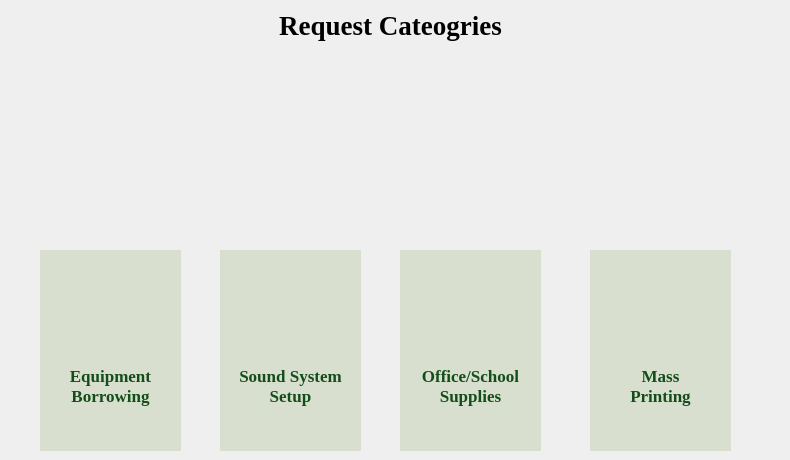
    <widget class="QWidget" name="page2">
     <widget class="QWidget" name="verticalLayoutWidget">
      <property name="geometry">
       <rect>
        <x>0</x>
        <y>0</y>
        <width>781</width>
        <height>51</height>
       </rect>
      </property>
      <layout class="QVBoxLayout" name="verticalLayout">
       <item>
        <widget class="QLabel" name="requestCategories">
         <property name="font">
          <font>
           <family>Georgia</family>
           <pointsize>20</pointsize>
           <weight>75</weight>
           <bold>true</bold>
          </font>
         </property>
         <property name="styleSheet">
          <string notr="true"/>
         </property>
         <property name="text">
          <string>Request Cateogries</string>
         </property>
         <property name="alignment">
          <set>Qt::AlignCenter</set>
         </property>
        </widget>
       </item>
      </layout>
     </widget>
     <widget class="QWidget" name="widget" native="true">
      <property name="geometry">
       <rect>
        <x>40</x>
        <y>250</y>
        <width>141</width>
        <height>201</height>
       </rect>
      </property>
      <property name="styleSheet">
       <string notr="true">background-color: rgb(217, 223, 206);</string>
      </property>
      <widget class="QLabel" name="equipmentBorrowing">
       <property name="geometry">
        <rect>
         <x>0</x>
         <y>90</y>
         <width>141</width>
         <height>91</height>
        </rect>
       </property>
       <property name="font">
        <font>
         <family>Georgia</family>
         <pointsize>13</pointsize>
         <weight>75</weight>
         <bold>true</bold>
        </font>
       </property>
       <property name="styleSheet">
        <string notr="true">color: rgb(19, 78, 26);</string>
       </property>
       <property name="text">
        <string>Equipment Borrowing</string>
       </property>
       <property name="alignment">
        <set>Qt::AlignCenter</set>
       </property>
       <property name="wordWrap">
        <bool>true</bool>
       </property>
      </widget>
      <widget class="QLabel" name="dots1">
       <property name="geometry">
        <rect>
         <x>0</x>
         <y>60</y>
         <width>141</width>
         <height>31</height>
        </rect>
       </property>
       <property name="styleSheet">
        <string notr="true">image: url(:/images/icons/icon_5dots.png);</string>
       </property>
       <property name="text">
        <string/>
       </property>
       <property name="scaledContents">
        <bool>false</bool>
       </property>
       <property name="alignment">
        <set>Qt::AlignCenter</set>
       </property>
      </widget>
     </widget>
     <widget class="QWidget" name="widget_2" native="true">
      <property name="geometry">
       <rect>
        <x>220</x>
        <y>250</y>
        <width>141</width>
        <height>201</height>
       </rect>
      </property>
      <property name="styleSheet">
       <string notr="true">background-color: rgb(217, 223, 206);</string>
      </property>
      <widget class="QLabel" name="soundSystemSetup">
       <property name="geometry">
        <rect>
         <x>10</x>
         <y>90</y>
         <width>121</width>
         <height>91</height>
        </rect>
       </property>
       <property name="font">
        <font>
         <family>Georgia</family>
         <pointsize>13</pointsize>
         <weight>75</weight>
         <bold>true</bold>
        </font>
       </property>
       <property name="styleSheet">
        <string notr="true">color: rgb(19, 78, 26);</string>
       </property>
       <property name="text">
        <string>Sound System Setup</string>
       </property>
       <property name="alignment">
        <set>Qt::AlignCenter</set>
       </property>
       <property name="wordWrap">
        <bool>true</bool>
       </property>
      </widget>
      <widget class="QLabel" name="dots2">
       <property name="geometry">
        <rect>
         <x>0</x>
         <y>60</y>
         <width>141</width>
         <height>31</height>
        </rect>
       </property>
       <property name="styleSheet">
        <string notr="true">image: url(:/images/icons/icon_5dots.png);</string>
       </property>
       <property name="text">
        <string/>
       </property>
       <property name="scaledContents">
        <bool>false</bool>
       </property>
       <property name="alignment">
        <set>Qt::AlignCenter</set>
       </property>
      </widget>
     </widget>
     <widget class="QWidget" name="widget_3" native="true">
      <property name="geometry">
       <rect>
        <x>400</x>
        <y>250</y>
        <width>141</width>
        <height>201</height>
       </rect>
      </property>
      <property name="styleSheet">
       <string notr="true">background-color: rgb(217, 223, 206);</string>
      </property>
      <widget class="QLabel" name="officeSchoolSupplies">
       <property name="geometry">
        <rect>
         <x>0</x>
         <y>90</y>
         <width>141</width>
         <height>91</height>
        </rect>
       </property>
       <property name="font">
        <font>
         <family>Georgia</family>
         <pointsize>13</pointsize>
         <weight>75</weight>
         <bold>true</bold>
        </font>
       </property>
       <property name="styleSheet">
        <string notr="true">color: rgb(19, 78, 26);</string>
       </property>
       <property name="text">
        <string>Office/School Supplies</string>
       </property>
       <property name="alignment">
        <set>Qt::AlignCenter</set>
       </property>
       <property name="wordWrap">
        <bool>true</bool>
       </property>
      </widget>
      <widget class="QLabel" name="dots3">
       <property name="geometry">
        <rect>
         <x>0</x>
         <y>60</y>
         <width>141</width>
         <height>31</height>
        </rect>
       </property>
       <property name="styleSheet">
        <string notr="true">image: url(:/images/icons/icon_5dots.png);</string>
       </property>
       <property name="text">
        <string/>
       </property>
       <property name="scaledContents">
        <bool>false</bool>
       </property>
       <property name="alignment">
        <set>Qt::AlignCenter</set>
       </property>
      </widget>
     </widget>
     <widget class="QWidget" name="widget_4" native="true">
      <property name="geometry">
       <rect>
        <x>590</x>
        <y>250</y>
        <width>141</width>
        <height>201</height>
       </rect>
      </property>
      <property name="styleSheet">
       <string notr="true">background-color: rgb(217, 223, 206);</string>
      </property>
      <widget class="QLabel" name="massPrinting">
       <property name="geometry">
        <rect>
         <x>20</x>
         <y>90</y>
         <width>101</width>
         <height>91</height>
        </rect>
       </property>
       <property name="font">
        <font>
         <family>Georgia</family>
         <pointsize>13</pointsize>
         <weight>75</weight>
         <bold>true</bold>
        </font>
       </property>
       <property name="styleSheet">
        <string notr="true">color: rgb(19, 78, 26);</string>
       </property>
       <property name="text">
        <string>Mass Printing</string>
       </property>
       <property name="alignment">
        <set>Qt::AlignCenter</set>
       </property>
       <property name="wordWrap">
        <bool>true</bool>
       </property>
      </widget>
      <widget class="QLabel" name="dots4">
       <property name="geometry">
        <rect>
         <x>0</x>
         <y>60</y>
         <width>141</width>
         <height>31</height>
        </rect>
       </property>
       <property name="styleSheet">
        <string notr="true">image: url(:/images/icons/icon_5dots.png);</string>
       </property>
       <property name="text">
        <string/>
       </property>
       <property name="scaledContents">
        <bool>false</bool>
       </property>
       <property name="alignment">
        <set>Qt::AlignCenter</set>
       </property>
      </widget>
     </widget>
     <widget class="QLabel" name="iconCable">
      <property name="geometry">
       <rect>
        <x>5</x>
        <y>95</y>
        <width>210</width>
        <height>190</height>
       </rect>
      </property>
      <property name="styleSheet">
       <string notr="true">background-color: transparent;
image: url(:/images/icons/icon_cable.png);</string>
      </property>
      <property name="text">
       <string/>
      </property>
      <property name="scaledContents">
       <bool>true</bool>
      </property>
      <property name="alignment">
       <set>Qt::AlignCenter</set>
      </property>
     </widget>
     <widget class="QLabel" name="iconMicrophone">
      <property name="geometry">
       <rect>
        <x>195</x>
        <y>90</y>
        <width>200</width>
        <height>200</height>
       </rect>
      </property>
      <property name="styleSheet">
       <string notr="true">background-color: transparent;
image: url(:/images/icons/icon_microphone.png)</string>
      </property>
      <property name="text">
       <string/>
      </property>
      <property name="scaledContents">
       <bool>true</bool>
      </property>
      <property name="alignment">
       <set>Qt::AlignCenter</set>
      </property>
     </widget>
     <widget class="QLabel" name="iconHighlighter">
      <property name="geometry">
       <rect>
        <x>374</x>
        <y>100</y>
        <width>200</width>
        <height>194</height>
       </rect>
      </property>
      <property name="styleSheet">
       <string notr="true">background-color: transparent;
image: url(:/images/icons/icon_highlighter.png);</string>
      </property>
      <property name="text">
       <string/>
      </property>
      <property name="scaledContents">
       <bool>true</bool>
      </property>
      <property name="alignment">
       <set>Qt::AlignCenter</set>
      </property>
     </widget>
     <widget class="QLabel" name="iconPrinter">
      <property name="geometry">
       <rect>
        <x>563</x>
        <y>90</y>
        <width>196</width>
        <height>195</height>
       </rect>
      </property>
      <property name="styleSheet">
       <string notr="true">background-color: transparent;
image: url(:/images/icons/icon_printer.png);</string>
      </property>
      <property name="text">
       <string/>
      </property>
      <property name="scaledContents">
       <bool>true</bool>
      </property>
      <property name="alignment">
       <set>Qt::AlignCenter</set>
      </property>
     </widget>
     <widget class="QPushButton" name="cableBtn">
      <property name="geometry">
       <rect>
        <x>30</x>
        <y>100</y>
        <width>161</width>
        <height>171</height>
       </rect>
      </property>
      <property name="styleSheet">
       <string notr="true">border-radius: 78px;
background-color: transparent;</string>
      </property>
      <property name="text">
       <string/>
      </property>
     </widget>
     <widget class="QPushButton" name="microPhoneBtn">
      <property name="geometry">
       <rect>
        <x>210</x>
        <y>100</y>
        <width>161</width>
        <height>171</height>
       </rect>
      </property>
      <property name="styleSheet">
       <string notr="true">border-radius: 78px;
background-color: transparent;</string>
      </property>
      <property name="text">
       <string/>
      </property>
     </widget>
     <widget class="QPushButton" name="highlighterBtn">
      <property name="geometry">
       <rect>
        <x>390</x>
        <y>100</y>
        <width>161</width>
        <height>171</height>
       </rect>
      </property>
      <property name="styleSheet">
       <string notr="true">border-radius: 78px;
background-color: transparent;</string>
      </property>
      <property name="text">
       <string/>
      </property>
     </widget>
     <widget class="QPushButton" name="printerBtn">
      <property name="geometry">
       <rect>
        <x>580</x>
        <y>100</y>
        <width>161</width>
        <height>171</height>
       </rect>
      </property>
      <property name="styleSheet">
       <string notr="true">border-radius: 78px;
background-color: transparent;</string>
      </property>
      <property name="text">
       <string/>
      </property>
     </widget>
     <zorder>widget_4</zorder>
     <zorder>widget_3</zorder>
     <zorder>widget_2</zorder>
     <zorder>widget</zorder>
     <zorder>verticalLayoutWidget</zorder>
     <zorder>iconCable</zorder>
     <zorder>iconMicrophone</zorder>
     <zorder>iconHighlighter</zorder>
     <zorder>iconPrinter</zorder>
     <zorder>cableBtn</zorder>
     <zorder>microPhoneBtn</zorder>
     <zorder>highlighterBtn</zorder>
     <zorder>printerBtn</zorder>
    </widget>
